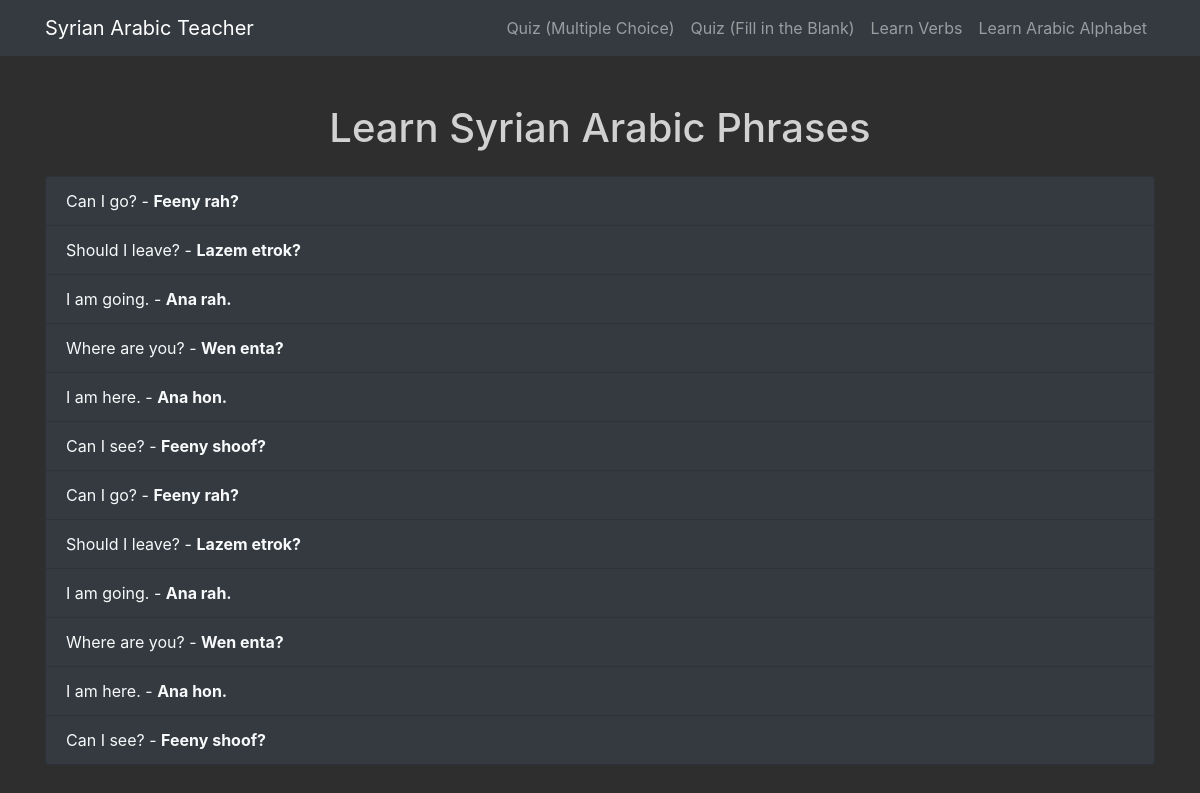
Before: / with the older database file.
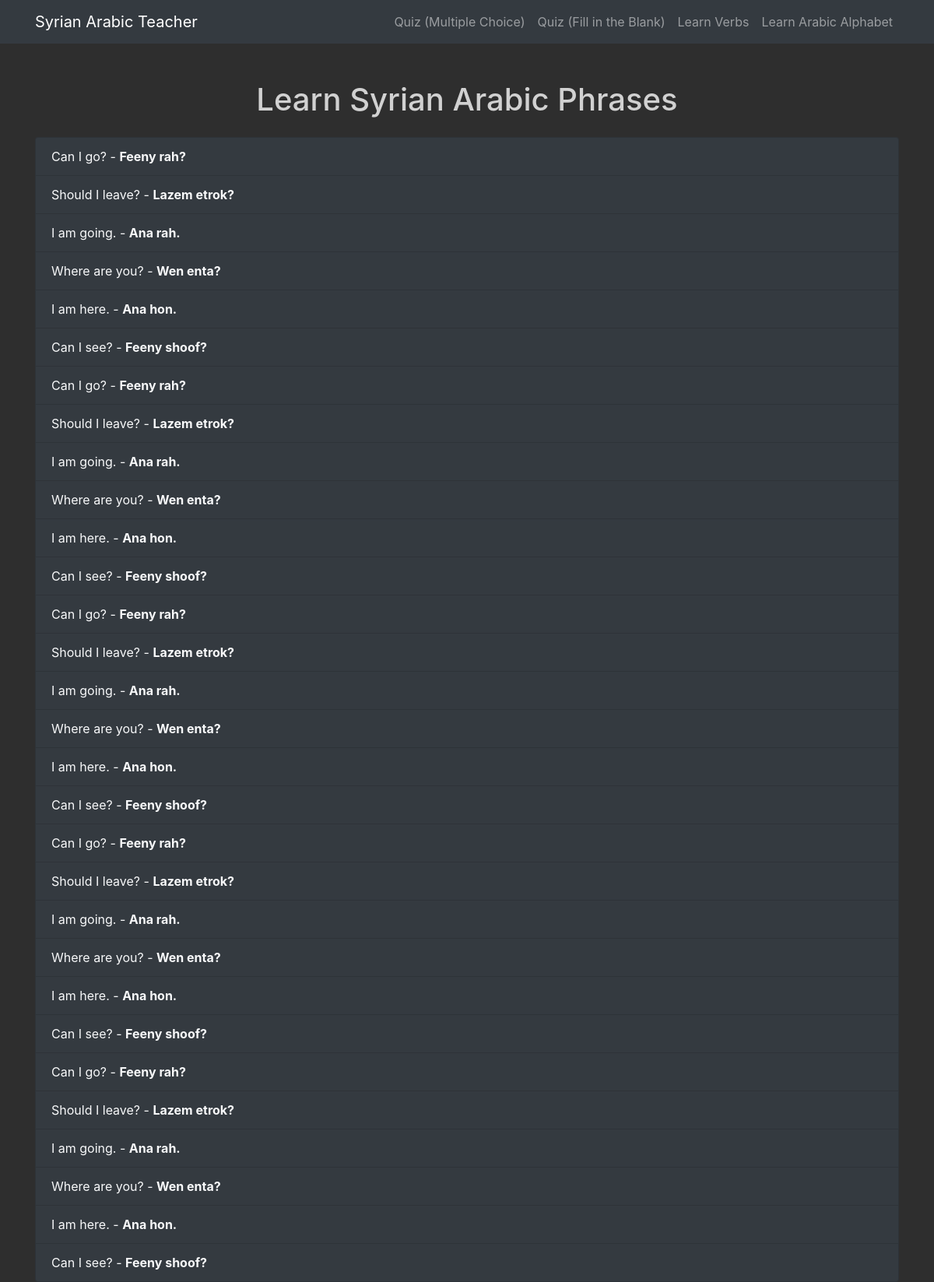
After: the same page with the newer database file.
### tables this page shows
CREATE TABLE phrases (
                            id INTEGER PRIMARY KEY AUTOINCREMENT,
                            english TEXT NOT NULL,
                            transliteration TEXT NOT NULL
                        );

### app.py (the view)
@app.route('/')
def index():
    db = get_db()
    phrases = db.execute('SELECT * FROM phrases').fetchall()
    return render_template('index.html', phrases=phrases)

### app.py (called while the page is built)
def get_db():
    db = getattr(g, '_database', None)
    if db is None:
        db = g._database = sqlite3.connect(DATABASE)
        db.row_factory = sqlite3.Row
    return db

@app.teardown_appcontext
def close_connection(exception):
    db = getattr(g, '_database', None)
    if db is not None:
        db.close()

### templates/index.html (shortened to what this page needs)
{% extends 'base.html' %}
{% block content %}
<div class="mt-5">
    <h1 class="text-center mb-4">Learn Syrian Arabic Phrases</h1>
    <ul class="list-group">
        {% for phrase in phrases %}
        <li class="list-group-item bg-dark text-light">
            {{ phrase['english'] }} - <strong>{{ phrase['transliteration'] }}</strong>
        </li>
        {% endfor %}
    </ul>
</div>
{% endblock %}

Changed rows visible on the page:
added phrases: english "Can I go?", transliteration "Feeny rah?"
added phrases: english "Should I leave?", transliteration "Lazem etrok?"
added phrases: english "I am going.", transliteration "Ana rah."
added phrases: english "Where are you?", transliteration "Wen enta?"
added phrases: english "I am here.", transliteration "Ana hon."
added phrases: english "Can I see?", transliteration "Feeny shoof?"
added phrases: english "Can I go?", transliteration "Feeny rah?"
added phrases: english "Should I leave?", transliteration "Lazem etrok?"
added phrases: english "I am going.", transliteration "Ana rah."
added phrases: english "Where are you?", transliteration "Wen enta?"
added phrases: english "I am here.", transliteration "Ana hon."
added phrases: english "Can I see?", transliteration "Feeny shoof?"
added phrases: english "Can I go?", transliteration "Feeny rah?"
added phrases: english "Should I leave?", transliteration "Lazem etrok?"
added phrases: english "I am going.", transliteration "Ana rah."
added phrases: english "Where are you?", transliteration "Wen enta?"
added phrases: english "I am here.", transliteration "Ana hon."
added phrases: english "Can I see?", transliteration "Feeny shoof?"
